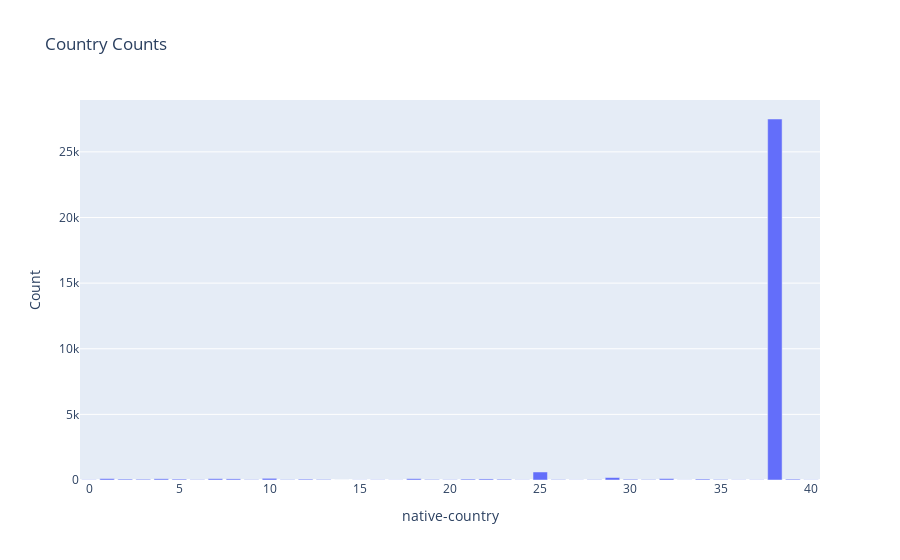

Notebook cell for this chart:
### Code cell
country_counts = adult_data['native-country'].value_counts()

fig = px.bar(country_counts,
             x=country_counts.index,
             y=country_counts.values,
             labels={'x':'Country', 'y':'Count'},
             title='Country Counts')

fig.update_layout(xaxis={'categoryorder':'total descending'})

fig.show()

### Figure 1 — Plotly figure (JSON) as saved in the notebook; plotly's stock layout.template omitted (floating-point values rounded to 4 significant figures)
{"data": [{"alignmentgroup": "True", "hovertemplate": "native-country=%{x}<br>Count=%{y}<extra></extra>", "legendgroup": "", "marker": {"color": "#636efa", "pattern": {"shape": ""}}, "name": "", "offsetgroup": "", "orientation": "v", "showlegend": false, "textposition": "auto", "x": [38, 25, 29, 10, 32, 1, 18, 7, 4, 8, 22, 34, 2, 21, 5, 39, 12, 23, 30, 3, 19, 35, 13, 31, 26, 28, 11, 9, 6, 20, 16, 0, 37, 36, 24, 40, 27, 17, 15, 33, 14], "xaxis": "x", "y": [27504, 610, 188, 128, 109, 107, 100, 100, 92, 86, 80, 71, 68, 68, 67, 64, 63, 59, 56, 56, 42, 42, 42, 34, 33, 30, 29, 27, 27, 24, 19, 18, 18, 17, 17, 16, 14, 13, 12, 11, 1], "yaxis": "y", "type": "bar"}], "layout": {"xaxis": {"anchor": "y", "domain": [0.0, 1.0], "title": {"text": "native-country"}, "categoryorder": "total descending"}, "yaxis": {"anchor": "x", "domain": [0.0, 1.0], "title": {"text": "Count"}}, "legend": {"tracegroupgap": 0}, "title": {"text": "Country Counts"}, "barmode": "relative"}}
